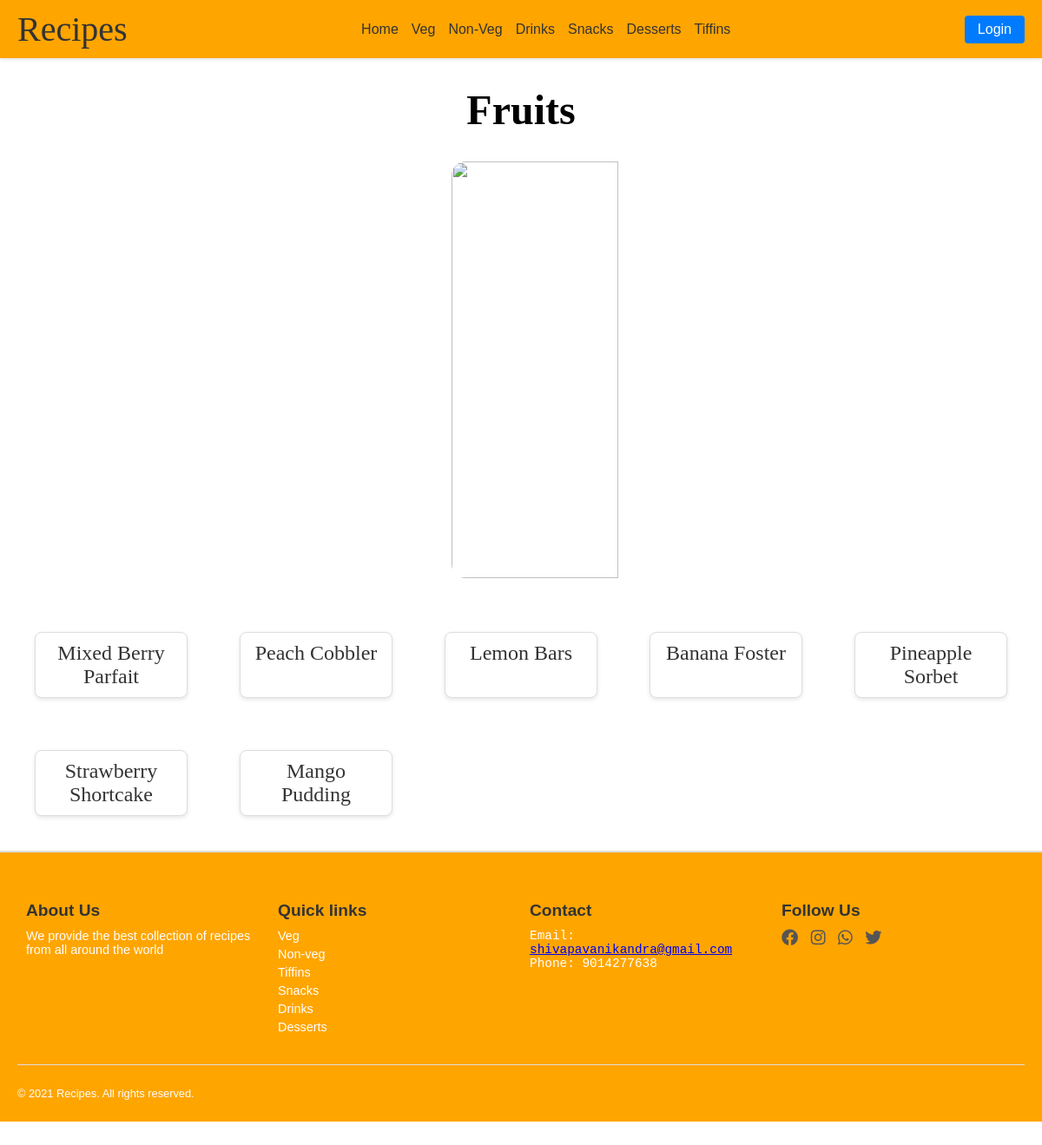
Screenshot of /dessert/Fruits/ with the database file from the repository.
### desserts/models.py (models this page shows, shortened)
class fruits(models.Model):
    name=models.CharField(max_length=100)
    image=models.ImageField(upload_to='images/')
    ingredients=models.TextField()
    recipe=models.TextField()
    video=models.URLField(null=True,blank=True)

### desserts/views.py (the view)
# urls.py: path('Fruits/',views.Fruits,name='Fruits'),
def Fruits(request):
    fruit = fruits.objects.all()
    return render(request,'desserts/fruits.html',{'fruit':fruit})

### template/desserts/fruits.html (shortened to what this page needs)
<!DOCTYPE html>
<html lang="en">
<head>
    <link href="https://cdnjs.cloudflare.com/ajax/libs/font-awesome/6.0.0-beta3/css/all.min.css" rel="stylesheet">
<body>
    <nav>
        <div class="logo">Recipes</div>
        <div class="nav-links">
            <a href="{% url 'ourrecipe1:home' %}">Home</a>
            <div class="has-dropdown">
                <a href="{% url 'ourrecipe1:veg' %}">Veg</a>
            </div>
            <div class="has-dropdown">
                <a href="{% url 'ourrecipe1:nonveg' %}">Non-Veg</a>
            </div>
            <div class="has-dropdown">
                <a href="{% url 'ourrecipe1:drinks' %}">Drinks</a>
            </div>
            <div class="has-dropdown">
                <a href="{% url 'ourrecipe1:snacks' %}">Snacks</a>
            </div>
            <div class="has-dropdown">
                <a href="{% url 'ourrecipe1:dessert' %}">Desserts</a>
            </div>
            <div class="has-dropdown">
                <a href="{% url 'ourrecipe1:tiffins' %}">Tiffins</a>
            </div>
        </div>
        <div class="search-login">
            <button class="login-btn">Login</button>
        </div>
    </nav>
    <h1 id="head">Fruits</h1>
    <div><img src="../../static/images/fruits.jpg" alt="" id="img1"></div><br>
    <div class="fastfood-container">{% for i in fruit %}
    <a href="{% url 'desserts:showfruits' i.id %}" class="fastfood-item">{{i.name}}</a>
    {% endfor %}</div>
    <footer>
        <div class="footer-section">
        <h4>About Us</h4>
        <p>We provide the best collection of recipes from all
            around the world</p>
        </div>
        <div class="footer-section">
        <ul>
            <h4>Quick links</h4>
            <a href="{% url 'ourrecipe1:veg' %}" class="quick"><li>Veg</li></a>
            <a href="{% url 'ourrecipe1:nonveg' %}" class="quick"><li>Non-veg</li></a>
            <a href="{% url 'ourrecipe1:tiffins' %}" class="quick"><li>Tiffins</li></a>
            <a href="{% url 'ourrecipe1:snacks' %}" class="quick"><li>Snacks</li></a>
            <a href="{% url 'ourrecipe1:drinks' %}" class="quick"><li>Drinks</li></a>
            <a href="{% url 'ourrecipe1:dessert' %}" class="quick"><li>Desserts</li></a>
        </ul>
        </div>
        <div class="footer-section">
        <h4>Contact</h4>
        <pre>Email:
<a href="#">shivapavanikandra@gmail.com</a>
Phone: 9014277638
        </pre>
        </div>
        <div class="footer-section">
        <h4>Follow Us</h4>
        <a href="#"><i class="fa-brands fa-facebook"></i></a>
        <a href="#"><i class="fa-brands fa-instagram"></i></a>
        <a href="#"><i class="fa-brands fa-whatsapp"></i></a>
        <a href="#"><i class="fa-brands fa-twitter"></i></a>
        </div>
        <hr>
        <p id="f2">&copy; 2021 Recipes. All rights reserved.</p>
    </footer>
</body>
</html>

### template/desserts/fruits.html (style rules this page uses)
body { margin: 0; font-family: Arial, sans-serif; background-image: url(../../static/images/fruits.jpg); background-repeat: no-repeat; background-size: cover; background-position: center; }
body::before { content: ""; position: absolute; top: 0vh; left: 0; right: 0; bottom: -80vh; background-image: inherit; background-size: inherit; background-repeat: inherit; filter: blur(6px); z-index: -1; }
#img1 { position: relative; z-index: 1; }
nav { display: flex; justify-content: space-between; align-items: center; background-color: orange; padding: 10px 20px; box-shadow: 0 2px 4px rgba(0, 0, 0, 0.1); }
.logo { font-size: 2.5rem; font-family: cursive; color: #333; }
.nav-links { display: flex; gap: 15px; }
.nav-links a { text-decoration: none; font-size: 1rem; color: #333; transition: color 0.3s; }
.has-dropdown { position: relative; }
.search-login { display: flex; gap: 10px; align-items: center; }
.login-btn { background-color: #007BFF; color: white; border: none; padding: 7px 15px; border-radius: 4px; font-size: 1rem; cursor: pointer; transition: background-color 0.3s; }
footer { display: flex; flex-wrap: wrap; justify-content: space-between; background-color: orange; padding: 20px; border-top: 2px solid #ddd; }
footer h4 { margin-bottom: 10px; font-size: 1.2rem; color: #333; }
footer p, pre { font-size: 0.9rem; color: white; margin: 5px 0; }
ul { list-style-type: none; padding: 0; margin: 0; }
ul a { text-decoration: none; color: white; font-size: 0.9rem; margin: 5px 0; display: block; }
footer a i { font-size: 1.2rem; color: #555; margin-right: 10px; transition: color 0.3s ease; }
footer hr { width: 100%; border: none; border-top: 1px solid #ddd; margin: 20px 0; }
#f2 { text-align: center; font-size: 0.8rem; color: white; }
.footer-section { flex: 1; min-width: 200px; margin: 10px; }
#img1 { width: 40%; height: 60vh; margin-left: 65vh; border-radius: 2vh; }
#head { font-size: 3rem; font-family: cursive; text-align: center; }
.fastfood-container { display: grid; grid-template-columns: repeat(auto-fit, minmax(150px, 1fr)); gap: 60px; padding: 40px; max-width: 1200px; margin: 0 auto; }
.fastfood-item { display: block; text-align: center; text-decoration: none; font-family: cursive; font-size: 1.5em; color: #333; background-color: #fff; padding: 10px 15px; border: 1px solid #ddd; border-radius: 8px; box-shadow: 0 2px 5px rgba(0, 0, 0, 0.1); transition: transform 0.2s, box-shadow 0.2s; }

### rows the page displays
fruits: name "Mixed Berry Parfait"
fruits: name "Peach Cobbler"
fruits: name "Lemon Bars"
fruits: name "Banana Foster"
fruits: name "Pineapple Sorbet"
fruits: name "Strawberry Shortcake"
fruits: name "Mango Pudding"
